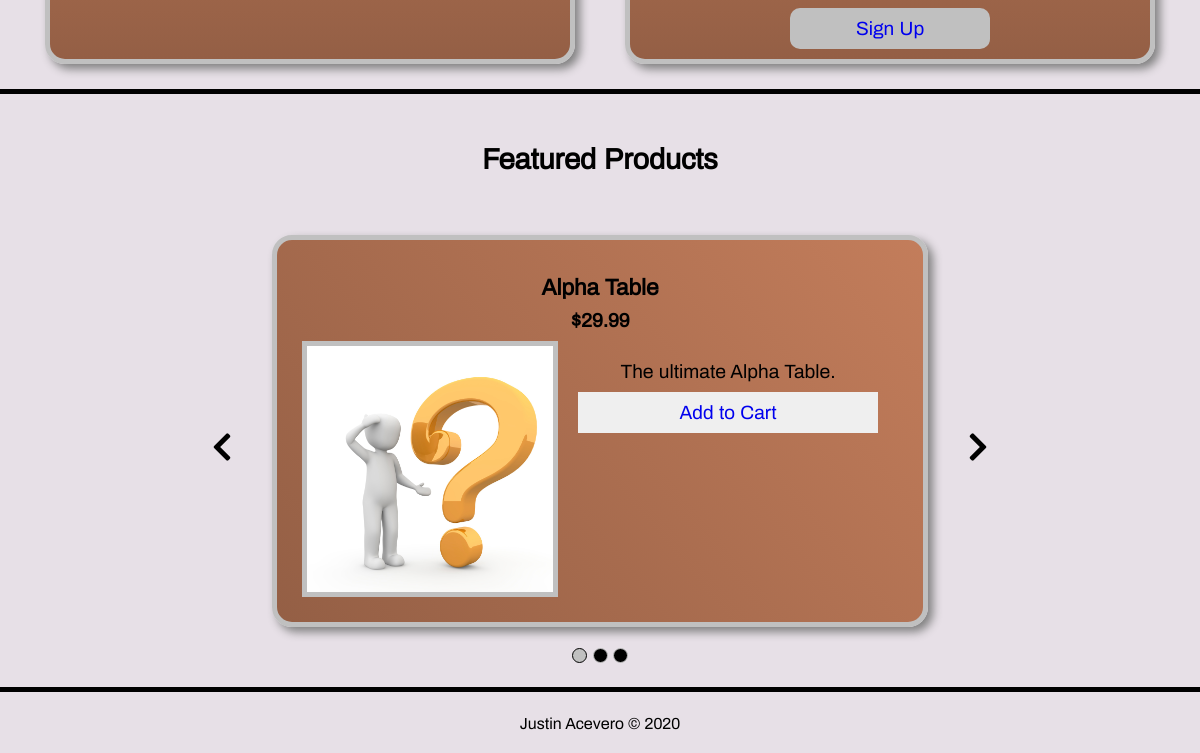
Before: / (lower part) with the older database file.
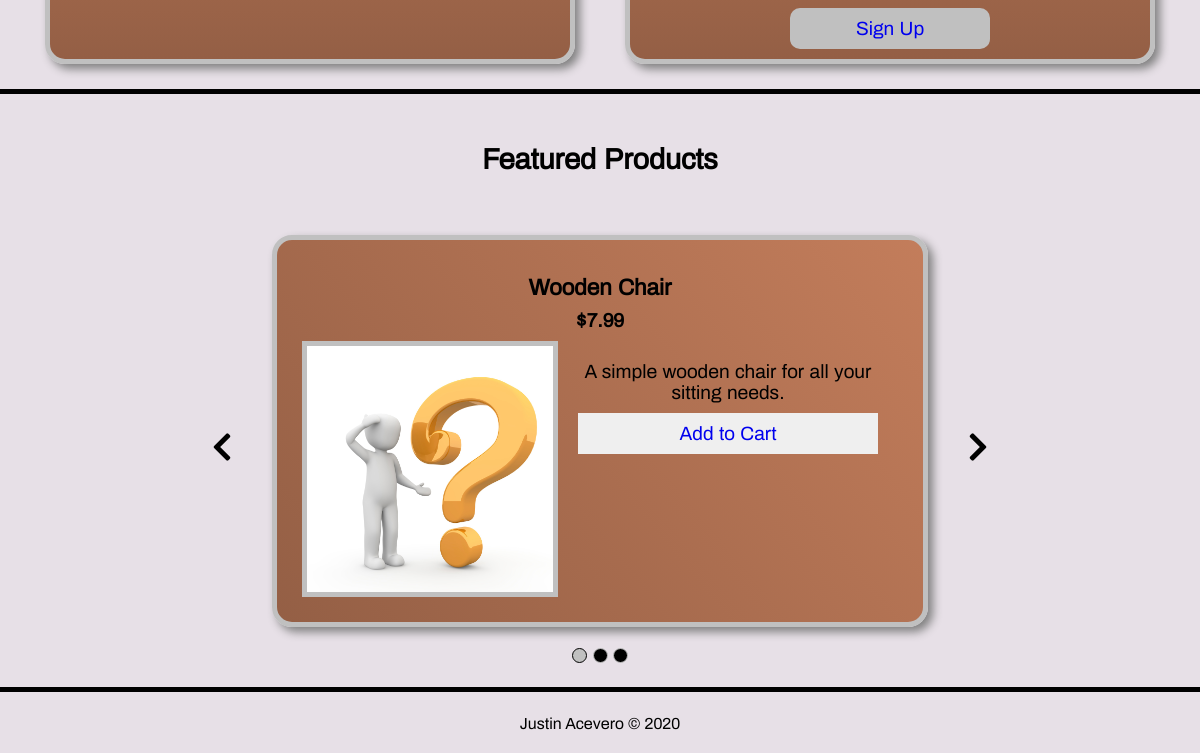
After: the same page with the newer database file.
### amenity/models.py (models this page shows, shortened)
class Product(models.Model):
    name = models.CharField(max_length=50, default='null')
    price = models.DecimalField(max_digits=7, decimal_places=2)
    category = models.CharField(max_length=50, default='null')
    description = models.TextField()
    featured = models.BooleanField()
    date_created = models.DateField(auto_now=False, auto_now_add=False)
    date_removed = models.DateField(auto_now=False, auto_now_add=False)

### amenity/views.py (the view)
# urls.py: path('', views.home, name="home"),
def home(request):
    featured_product_list = Product.objects.filter(featured=True)[:3]
    featured_categories = ['Tables', 'Lights', 'Chairs']
    context = {
        'title': 'Home',
        'featured_product_list': featured_product_list,
        'featured_categories': featured_categories,
    }
    return render(request, 'amenity/home.html', context)

### amenity/templates/amenity/home.html (shortened to what this page needs)
{% extends 'base.html' %}
{% load static %}
{% block content %}
<section class="main-section">
    <div class="main-section-content">
        <div class="main-section-content-div">
        </div>
        <div class="main-section-content-div">
            <a class="btn-a" href="{% url 'login_page' %}">Sign Up</a>
        </div>
    </div>
</section>
<section class="main-section">
    <h2 class="main-section-title">Featured Products</h2>
    <div class="main-section-content">
        <div class="slideshow">
            {% for product in featured_product_list %}
            <div class="featured-products-card">
                <h3>{{ product.name }}</h3>
                <h4>${{ product.price }}</h4>
                <img src="{% static 'imgs/placeholder.jpg' %}" alt="Placeholder Image">
                <p>
                    {{ product.description }}
                    <a class="btn" href="#">Add to Cart</a>
                </p>
            </div>
            {% endfor %}
            <i class="fas fa-chevron-left slideshow-button" data-slideshow-action="left"></i>
            <i class="fas fa-chevron-right slideshow-button" data-slideshow-action="right"></i>
            <div class="dot-div">
                <span class="dot" data-index="1"></span>
                <span class="dot" data-index="2"></span>
                <span class="dot" data-index="3"></span>
            </div>
        </div>
    </div>
</section>
{% endblock content %}

Changed rows visible on the page:
no longer on this page (row unchanged): Product: name "Alpha Table", price "29.99", description "The ultimate Alpha Table."
now on this page (row edited): Product: name "Wooden Chair", price "7.99", description "A simple wooden chair for all your sitting needs."
